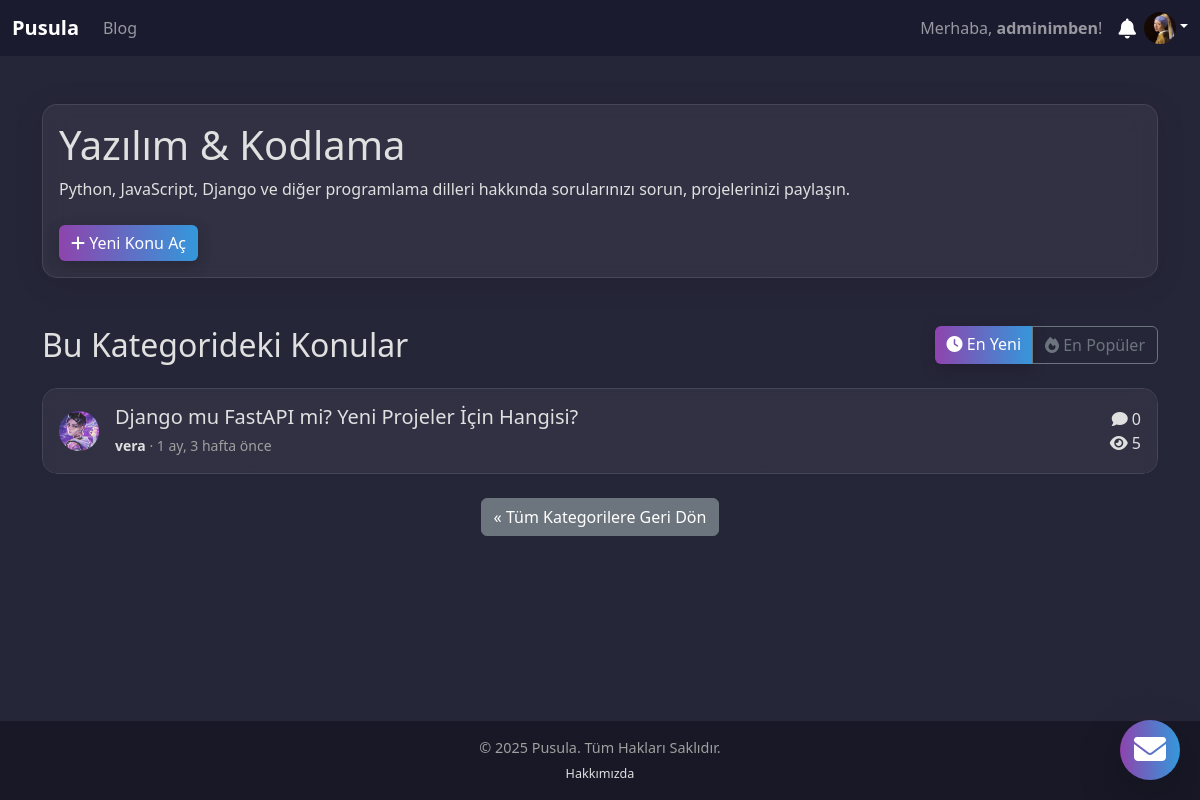
Screenshot of /kategori/2/ (signed in) with the database file from the repository.
### forum/models.py (models this page shows, shortened)
class Profil(models.Model):
    user = models.OneToOneField(User, on_delete=models.CASCADE)
    gorunen_ad = models.CharField(max_length=100, blank=True, verbose_name="Görünen Ad")
    foto = models.ImageField(upload_to='profil_fotolari/', null=True, blank=True)
    son_sifre_degistirme = models.DateTimeField(null=True, blank=True)

class Kategori(models.Model):
    ad = models.CharField(max_length=100)
    aciklama = models.CharField(max_length=255)
    class Meta:
        verbose_name_plural = "Kategoriler" # Yönetim panelinde daha güzel görünmesi için

class Konu(models.Model):
    baslik = models.CharField(max_length=255)
    icerik = models.TextField()
    kategori = models.ForeignKey(Kategori, on_delete=models.CASCADE)
    olusturan = models.ForeignKey(User, on_delete=models.CASCADE)
    olusturma_tarihi = models.DateTimeField(auto_now_add=True)
    goruntulenme_sayisi = models.IntegerField(default=0)
    begenenler = models.ManyToManyField(User, related_name='begenilen_konular', blank=True)

### forum/views.py (the view)
# urls.py: path('kategori/<int:kategori_id>/', views.kategori_detay, name='kategori_detay'),
def kategori_detay(request, kategori_id):
    kategori = get_object_or_404(Kategori, pk=kategori_id)
    sirala = request.GET.get('sirala', 'en-yeni')
    if sirala == 'en-populer':
        konu_listesi = Konu.objects.filter(kategori=kategori).annotate(cevap_sayisi=Count('cevap')).order_by('-cevap_sayisi', '-olusturma_tarihi')
    else:
        sirala = 'en-yeni'
        konu_listesi = Konu.objects.filter(kategori=kategori).order_by('-olusturma_tarihi')
    paginator = Paginator(konu_listesi, 10)
    sayfa_numarasi = request.GET.get('page')
    sayfa_objeleri = paginator.get_page(sayfa_numarasi)
    context = {
        'kategori': kategori,
        'konular_listesi': sayfa_objeleri,
        'aktif_siralama': sirala,
    }
    return render(request, 'forum/kategori_detay.html', context)

### forum/context_processors.py (called while the page is built)
def notifications_processor(request):
    if request.user.is_authenticated:
        okunmamis_bildirimler = Bildirim.objects.filter(kullanici=request.user, okundu=False)
        return {'okunmamis_bildirimler': okunmamis_bildirimler}
    return {}

### forum/templates/forum/kategori_detay.html (shortened to what this page needs)
{% extends "forum/base.html" %}
{% load forum_tags %}
{% block content %}
<div class="container py-5">
    <div class="card mb-5">
        <div class="card-body">
            <h1 class="card-title">{{ kategori.ad }}</h1>
            <p class="card-text">{{ kategori.aciklama }}</p>
        {% if user.is_authenticated %}
            <a href="{% url 'forum:yeni_konu' %}" class="btn btn-primary mt-2">
                <i class="fas fa-plus"></i> Yeni Konu Aç
            </a>
        {% else %}
    <p class="mt-3">
        <a href="{% url 'forum:login' %}?next={{ request.path }}" class="profil-linki">Giriş yaparak</a> yeni bir konu başlatabilirsiniz.
    </p>
{% endif %}
        </div>
    </div>
    <div class="d-flex justify-content-between align-items-center mb-4">
    <h2 class="mb-0">Bu Kategorideki Konular</h2>
    <div class="btn-group" role="group">
    <a href="?sirala=en-yeni" class="btn {% if aktif_siralama == 'en-yeni' %}btn-primary{% else %}btn-outline-secondary{% endif %}">
        <i class="fas fa-clock"></i> En Yeni
    </a>
    <a href="?sirala=en-populer" class="btn {% if aktif_siralama == 'en-populer' %}btn-primary{% else %}btn-outline-secondary{% endif %}">
        <i class="fas fa-fire"></i> En Popüler
    </a>
</div>
</div>
    <div class="list-group">
        {% for konu in konular_listesi %}
            <div class="list-group-item p-3">
                <div class="d-flex align-items-center">
{% if konu.olusturan %}
    <img src="{% if konu.olusturan.profil and konu.olusturan.profil.foto %}{{ konu.olusturan.profil.foto.url }}{% else %}{% gravatar_url konu.olusturan.email 40 %}{% endif %}" class="me-3 avatar avatar-sm" alt="{{ konu.olusturan.username }}">
{% endif %}
                    <div class="flex-grow-1">
                        <h5 class="mb-1">
                           <a href="{% url 'forum:konu_detay' konu.id %}" class="konu-basligi-linki">{{ konu.baslik }}</a>
                        </h5>
                        <small>
                           <a class="profil-linki" href="{% url 'forum:profil' konu.olusturan.username %}">{{ konu.olusturan.username }}</a> · {{ konu.olusturma_tarihi|timesince }} önce
                        </small>
                    </div>
                    <div class="ms-auto text-end" style="min-width: 100px;">
                        <span class="d-block"><i class="fas fa-comment"></i> {{ konu.cevap_set.count }}</span>
                        <span class="d-block"><i class="fas fa-eye"></i> {{ konu.goruntulenme_sayisi }}</span>
                    </div>
                </div>
            </div>
        {% empty %}
            <div class="list-group-item">Bu kategoride henüz hiç konu açılmamış.</div>
        {% endfor %}
    </div>
    <div class="text-center mt-4">
         <a href="{% url 'forum:anasayfa' %}" class="btn btn-secondary">« Tüm Kategorilere Geri Dön</a>
    </div>
</div>
{% endblock %}

### forum/templates/forum/base.html (shortened to what this page needs)
{% load static %}
{% load forum_tags %}
<!DOCTYPE html>
<html lang="tr">
<head>
    <link href="https://cdn.jsdelivr.net/npm/bootstrap@5.3.3/dist/css/bootstrap.min.css" rel="stylesheet">
    <link rel="stylesheet" href="https://cdnjs.cloudflare.com/ajax/libs/font-awesome/6.5.2/css/all.min.css">
</head>
<body class="d-flex flex-column min-vh-100" {% if messages %}{% for message in messages %}{% if message.message == 'hosgeldin_karti_goster' %}data-show-welcome-modal="true"{% endif %}{% endfor %}{% endif %}>
    <nav class="navbar navbar-expand-lg navbar-dark bg-dark sticky-top">
        <div class="container-fluid">
            <a class="navbar-brand" href="{% url 'forum:anasayfa' %}"><strong>Pusula</strong></a>
            <ul class="navbar-nav"><li class="nav-item"><a class="nav-link" href="{% url 'blog:blog_anasayfa' %}">Blog</a></li></ul>
            <div class="d-flex align-items-center">
                {% if user.is_authenticated %}
                    <span class="navbar-text me-3 d-none d-lg-block">Merhaba, <strong>{{ user.username }}</strong>!</span>
                    <div class="dropdown me-2">
                        <a href="#" class="nav-link text-white" id="notificationsDropdown" role="button" data-bs-toggle="dropdown" aria-expanded="false" title="Bildirimler"><i class="fas fa-bell fa-lg"></i></a>
                    </div>
                    <div class="dropdown">
                        <a href="#" class="nav-link text-white dropdown-toggle" id="profileDropdown" role="button" data-bs-toggle="dropdown" aria-expanded="false" title="Profilim ve Ayarlar"><img src="{% if user.profil and user.profil.foto %}{{ user.profil.foto.url }}{% else %}{% gravatar_url user.email 32 %}{% endif %}" alt="{{ user.username }}" class="avatar avatar-xs"></a>
                    </div>
                {% else %}
                    <a class="nav-link me-2" href="{% url 'forum:login' %}"><i class="fas fa-sign-in-alt"></i> Giriş Yap</a>
                    <a class="btn btn-primary" href="{% url 'forum:kayit_ol' %}"><i class="fas fa-user-plus"></i> Kayıt Ol</a>
                {% endif %}
            </div>
        </div>
    </nav>
    <main class="flex-grow-1">
        {% block content %}{% endblock %}
    </main>
    <footer class="footer mt-auto py-3" style="background-color: rgba(10, 10, 20, 0.5);">
        <div class="container text-center"><p class="mb-1 text-muted">© {% now "Y" %} Pusula. Tüm Hakları Saklıdır.</p><small><a href="{% url 'forum:hakkimizda' %}" class="mx-2">Hakkımızda</a></small></div>
    </footer>
<div class="dropup floating-contact-btn">
    <button class="btn btn-primary rounded-circle shadow-lg" type="button" data-bs-toggle="dropdown" aria-expanded="false" style="width: 60px; height: 60px;">
        <i class="fas fa-envelope fa-2x"></i>
    </button>
</div>
</body>
</html>

### forum/templates/forum/base.html (style rules this page uses)
:root { --primary-color: #8e44ad; --secondary-color: #3498db; --dark-bg: #1a1a2e; --light-text: #e0e0e0; --muted-text-color: #a0a0a0; --card-bg: rgba(255, 255, 255, 0.05); }
body { background-image: linear-gradient(rgba(26, 26, 46, 0.95), rgba(26, 26, 46, 0.95)), url('https://images.unsplash.com/photo-1522202176988-66273c2fd55f?q=80&w=2071&auto=format&fit=crop'); background-attachment: fixed; background-size: cover; color: var(--light-text); font-family: 'Segoe UI', Tahoma, Geneva, Verdana, sans-serif; }
main { position: relative; z-index: 1; }
.card, .list-group-item, .dropdown-menu, .modal-content { background: var(--card-bg) !important; border-radius: 15px !important; border: 1px solid rgba(255, 255, 255, 0.1) !important; backdrop-filter: blur(10px); -webkit-backdrop-filter: blur(10px); box-shadow: 0 4px 30px rgba(0, 0, 0, 0.1) !important; color: var(--light-text); }
.list-group { border-radius: 15px; overflow: hidden; }
.list-group-item { border-bottom: 1px solid rgba(255, 255, 255, 0.1); }
.list-group-item:last-child { border-bottom: none; }
.btn-primary, .badge.bg-primary { background-image: linear-gradient(to right, var(--primary-color), var(--secondary-color)); border: none; transition: transform 0.2s ease; box-shadow: 0 4px 15px rgba(0, 0, 0, 0.2); }
a, a.profil-linki:hover { color: var(--secondary-color); text-decoration: none; }
a.profil-linki { color: var(--light-text); font-weight: bold; }
a.konu-basligi-linki { color: var(--light-text); text-decoration: none; }
.navbar.bg-dark { background: rgba(26, 26, 46, 0.8) !important; backdrop-filter: blur(10px); }
.list-group-item small, .text-muted { color: var(--muted-text-color) !important; }
.navbar-brand, .navbar-brand:hover { text-decoration: none; }
.navbar-brand strong { color: #fff; transition: all 0.4s ease; text-shadow: none; }
.avatar { object-fit: cover; border-radius: 50%; }
.avatar-xs { width: 32px !important; height: 32px !important; }
.avatar-sm { width: 40px !important; height: 40px !important; }
.footer { background-color: rgba(10, 10, 20, 0.5); padding: 2rem 0; color: var(--muted-text-color); font-size: 0.9em; }
.footer a { color: var(--light-text); }
.floating-contact-btn { position: fixed; bottom: 20px; right: 20px; z-index: 1050; }

### rows the page displays
Kategori: ad "Yazılım & Kodlama", aciklama "Python, JavaScript, Django ve diğer programlama dilleri hakkında sorularınızı sorun, projelerinizi paylaşın."
Konu: olusturan.foto (picture), baslik "Django mu FastAPI mi? Yeni Projeler İçin Hangisi?", olusturan.username "vera", olusturma_tarihi "1 ay, 3 hafta", cevap_set.count "0", goruntulenme_sayisi "5"

### other values shown
{{ user.username }} "adminimben"
